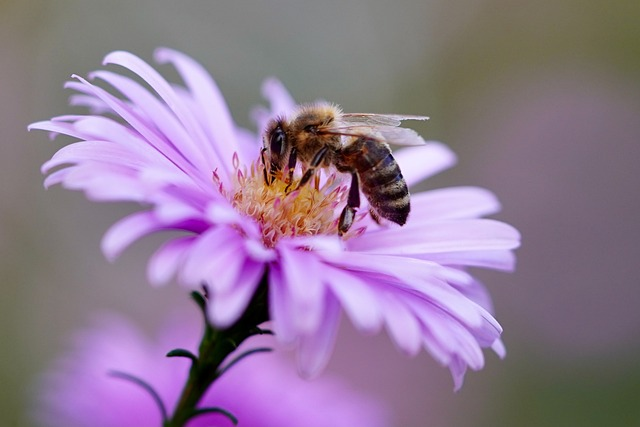
#> input picture opencv/Basics/이수안컴퓨터연구소/Images/bee.jpg, 640 x 427 px, given in place of Lenna.png, which was not available
$ jupyter execute 'OpenCV 이미지 처리 Image Processing.ipynb'   (text cells are left out)
#> lines starting #> are read from the running program, lines starting #| are printed output that depends on the picture; after the words box and inside, x2 and y2 are one past the last pixel; in counts of white or black regions, pixels touching at a corner belong together; pictures that were not available may be replaced by others from this repository, and a replacement may not be noted
[cell 1]
import numpy as np
import cv2
import matplotlib.pyplot as plt

[cell 2]
image = cv2.imread('./Lenna.png')  # 이미지 불러옴
#> image is the input picture: shape (427, 640, 3); mean B, G, R 148.4, 123.2, 145.3
print(image.shape)
#| (427, 640, 3)

[cell 3]
height, width = image[:2]
#> height = 640 rows, first 8: [92, 119, 129], [92, 119, 129], [91, 118, 128], [90, 117, 127], [89, 116, 126], [89, 116, 126], [91, 118, 128], [92, 119, 129]; width = 640 rows, first 8: [90, 117, 127], [91, 118, 128], [91, 118, 128], [91, 118, 128], [90, 117, 127], [90, 117, 127], [92, 119, 129], [93, 120, 130]

[cell 4]
shrink = cv2.resize(image, None, fx=0.5, fy=0.5, interpolation=cv2.INTER_AREA)  # 축소

[cell 5]
zoom = cv2.resize(image, None, fx=2, fy=2, interpolation=cv2.INTER_CUBIC)  # 확대

[cell 6]
plt.imshow(shrink)  # 이미지 불러오기
print(shrink.shape)
#| (214, 320, 3)

[cell 7]
plt.imshow(zoom)
print(zoom.shape)
#| (854, 1280, 3)

[cell 8]
rows, cols = image.shape[:2]
#> rows = 427; cols = 640

M = np.float32([[1, 0, 10], [0, 1, 20]])  # 변환 행렬
# [1, 0, 10] x축으로 10칸 이동
# [0, 1, 20] y축으로 20칸 이동

dst = cv2.warpAffine(image, M, (cols, rows))

[cell 9]
plt.imshow(dst)

[cell 10]
# 현재 이미지의 shape
print(image.shape)
#| (427, 640, 3)

[cell 11]
rows, cols = image.shape[:2]

M = cv2.getRotationMatrix2D((cols/2, rows/2), 60, 0.5)  # 0.5는 2배로 사이즈를 줄임

dst = cv2.warpAffine(image, M, (cols, rows))
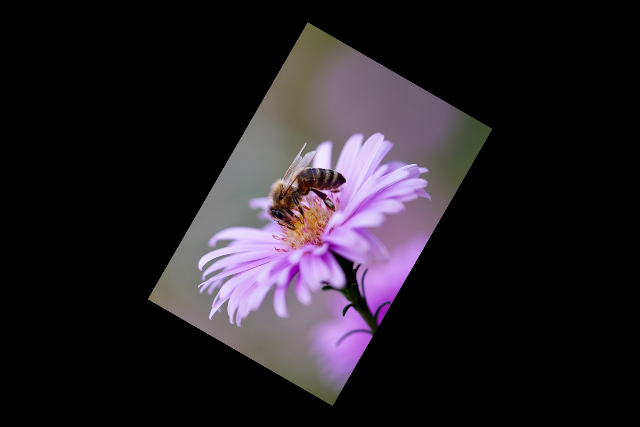
#> dst: shape (427, 640, 3); mean B, G, R 37.1, 30.8, 36.3

[cell 12]
plt.imshow(dst)

[cell 13]
img = cv2.cvtColor(image, cv2.COLOR_BGR2RGB)

[cell 14]
plt.imshow(img)  # 이 사진이 원본
plt.show()

[cell 15]
result1 = cv2.flip(img, 1)
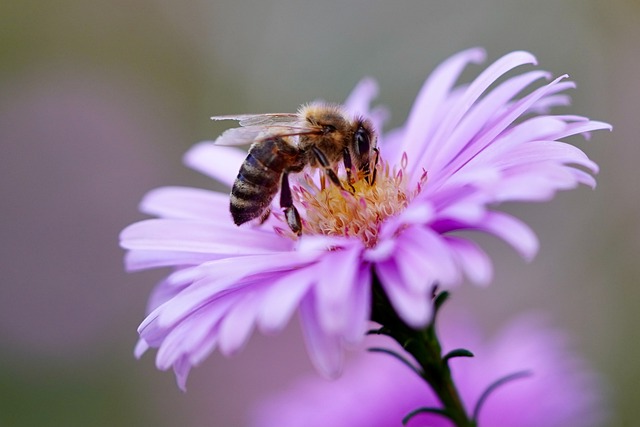
#> result1: shape (427, 640, 3); mean R, G, B 145.3, 123.2, 148.4

[cell 16]
plt.imshow(result1)  # 화면을 왼쪽으로 flip 한 것
plt.show()

[cell 17]
result2 = cv2.flip(img, 0)
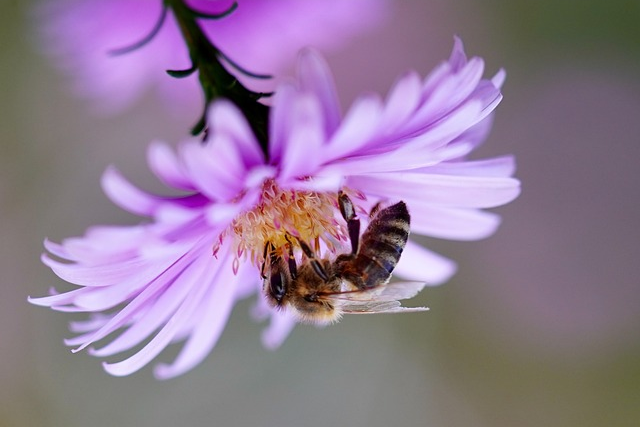
#> result2: shape (427, 640, 3); mean R, G, B 145.3, 123.2, 148.4

[cell 18]
plt.imshow(result2)  # 상하
plt.show()

[cell 19]
result3 = cv2.flip(img, -1)
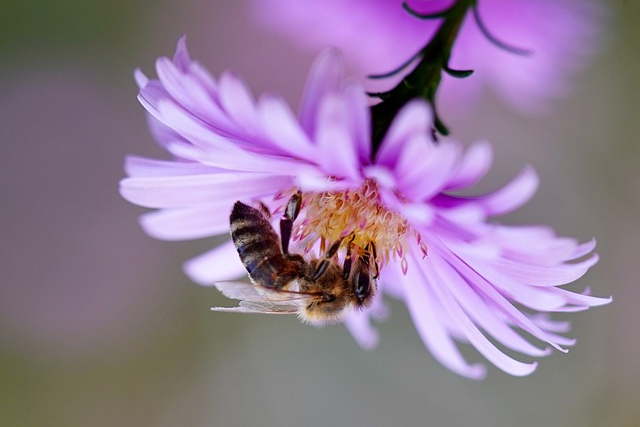
#> result3: shape (427, 640, 3); mean R, G, B 145.3, 123.2, 148.4

[cell 20]
plt.imshow(result3)  # 다 돌리기
plt.show()

[cell 21]
rows, cols, ch = image.shape
#> ch = 3

pts1 = np.float32([[200, 100], [400, 100], [200, 200]])
pts2 = np.float32([[200, 300], [400, 200], [200, 400]])

cv2.circle(image, (200, 100), 10, (255, 0,0 ), -1)
cv2.circle(image, (400, 100), 10, (0, 255, 0), -1)
cv2.circle(image, (200, 200), 10, (0, 0, 255), -1)

M = cv2.getAffineTransform(pts1, pts2)

dst = cv2.warpAffine(image, M, (cols, rows))
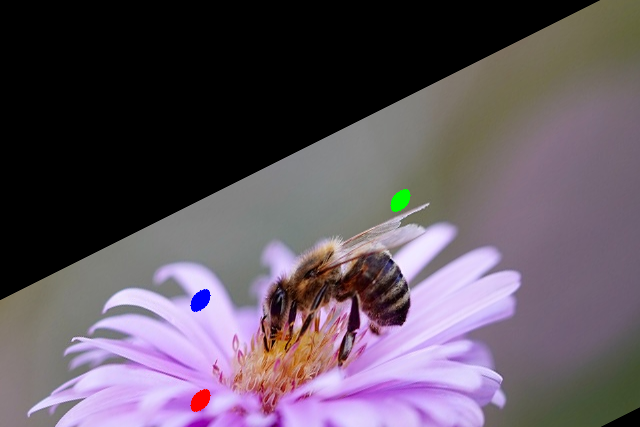
#> dst: shape (427, 640, 3); mean B, G, R 96.3, 84.9, 96.7

[cell 22]
plt.imshow(dst)
print(dst.shape)
#| (427, 640, 3)

[cell 23]
plt.subplot(121)
plt.imshow(image[:, :, ::-1])
plt.title('Image')

plt.subplot(122)
plt.imshow(dst[:, :, ::-1])
plt.title('Affine')

plt.show()
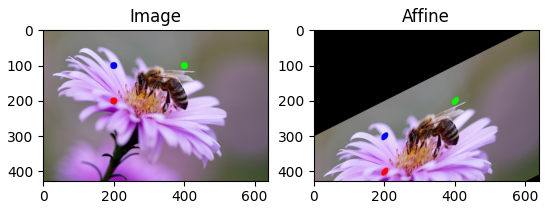
#> figure drawn by matplotlib, 2 panels

[cell 24]
train = cv2.imread('./train.jpg')
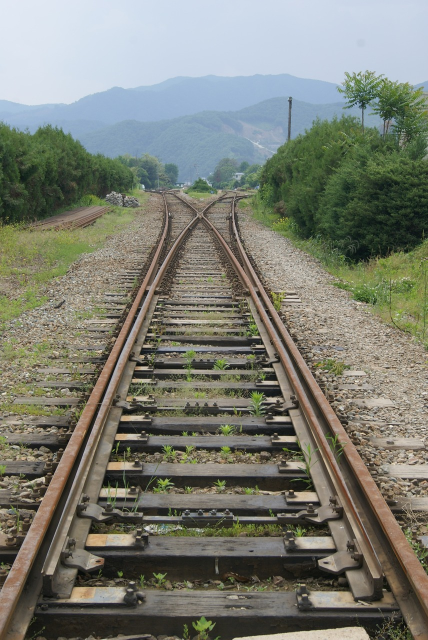
#> input picture opencv/Basics/이수안컴퓨터연구소/Images/train.jpg, 856 x 1280 px, found by its file name (shown at 1/2 size)
#> train is the input picture: shape (1280, 856, 3); mean B, G, R 114.5, 125.2, 123
print(train.shape)
#| (1280, 856, 3)

[cell 25]
plt.imshow(train)
plt.show()

[cell 26]
top_left = (260, 600)
top_right = (540, 600)
bottom_right = (800, 1100)
bottom_left = (60, 1100)

pts1 = np.float32([top_left, top_right,
                   bottom_right, bottom_left])

w1 = abs(bottom_right[0] - bottom_left[0])
w2 = abs(top_right[0] - top_left[0])
h1 = abs(top_right[1] - bottom_right[1])
h2 = abs(top_left[1] - bottom_left[1])

max_width = max([w1, w2])
max_height = max([h1, h2])

pts2 = np.float32([[0, 0],
                [max_width-1, 0],
                [max_width-1, max_height-1],
                [0, max_height-1]])

[cell 27]
cv2.circle(train, top_left, 10, (255, 0, 0), -1)
#> train: shape (1280, 856, 3); 0.03% of pixels changed, all inside (x1, y1, x2, y2) = (250, 590, 271, 611)
cv2.circle(train, top_right, 10, (255, 0, 0), -1)
#> train: shape (1280, 856, 3); mean B, G, R 114.6, 125.2, 123
cv2.circle(train, bottom_right, 10, (255, 0, 0), -1)
#> train: shape (1280, 856, 3); mean B, G, R 114.6, 125.1, 122.9
cv2.circle(train, bottom_left, 10, (255, 0, 0), -1)
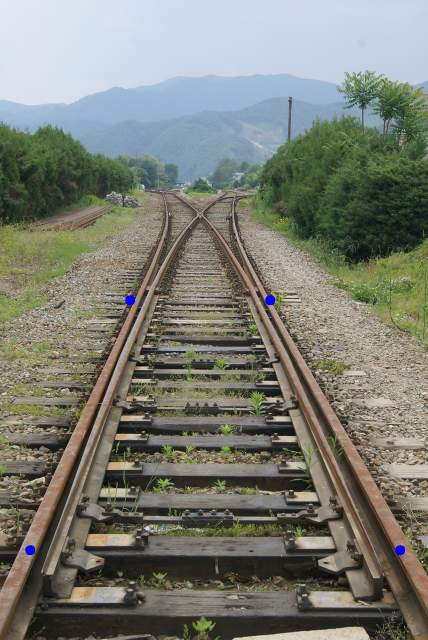
#> train: shape (1280, 856, 3) (shown at 1/2 size); mean B, G, R 114.7, 125.1, 122.9

[cell 28]
plt.imshow(train)

[cell 29]
M = cv2.getPerspectiveTransform(pts1, pts2)

dst = cv2.warpPerspective(train, M, (max_width, max_height))
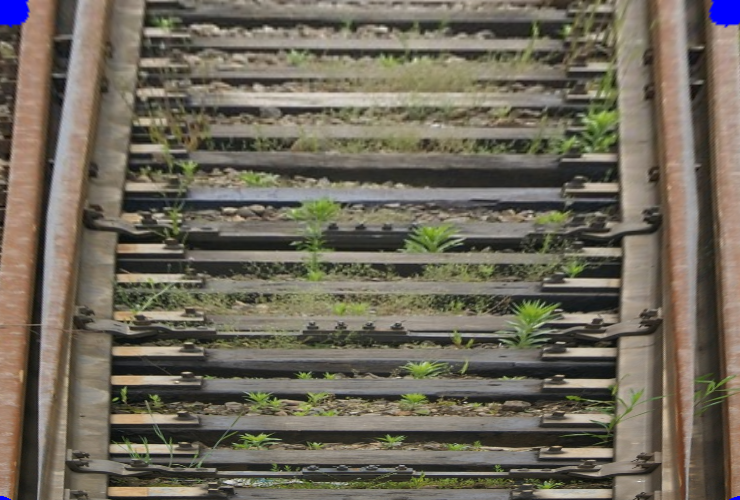
#> dst: shape (500, 740, 3); mean B, G, R 90.9, 104.9, 111.4

[cell 30]
plt.subplot(121), plt.imshow(train[:, :, ::-1]), plt.title('Image')
plt.subplot(122), plt.imshow(dst[:, :, ::-1]), plt.title('dst')
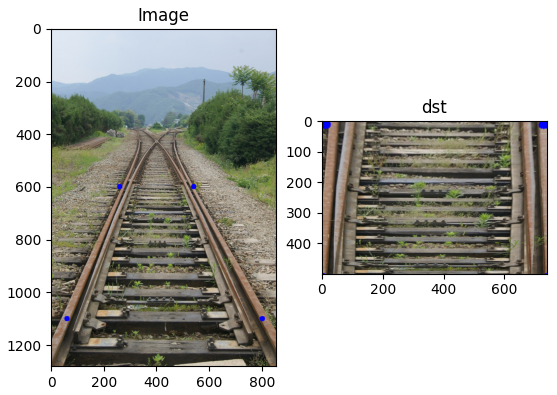
#> figure drawn by matplotlib, 2 panels
